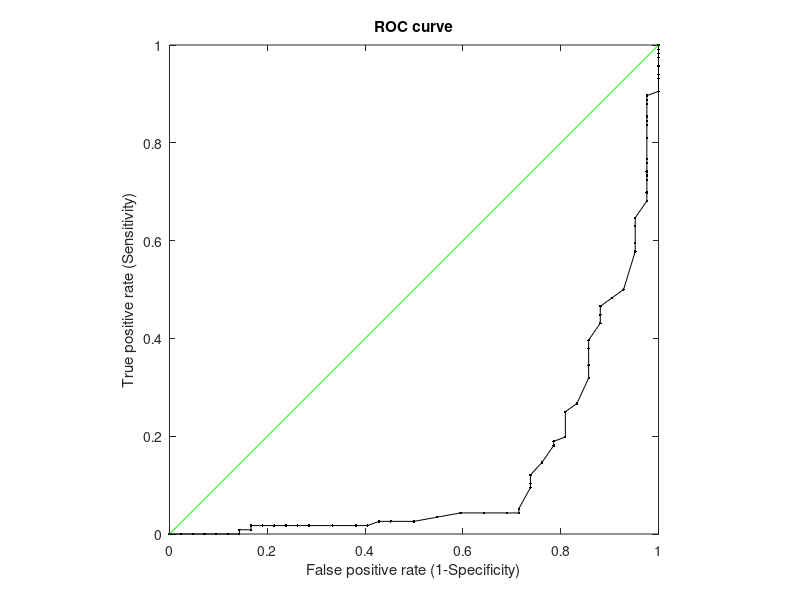

This chart was generated by the following MATLAB code:
function ROCout=rocNew(varargin)
% ROC - Receiver Operating Characteristics.
% The ROC graphs are a useful tecnique for organizing classifiers and
% visualizing their performance. ROC graphs are commonly used in medical
% decision making.
% If you have downloaded partest
% http://www.mathworks.com/matlabcentral/fileexchange/12705
% the routine will compute several data on test performance.
%
% Syntax: ROCout=roc(x,thresholds,alpha,verbose)
%
% Input: x - This is a Nx2 data matrix. The first column is the column of the data value;
%            The second column is the column of the tag: unhealthy (1) and
%            healthy (0).
%        Thresholds - If you want to use all unique values in x(:,1) 
%            then set this variable to 0 or leave it empty; 
%            else set how many unique values you want to use (min=3);
%        alpha - significance level (default 0.05)
%        verbose - if you want to see all reports and plots (0-no; 1-yes by
%        default);
%
% Output: if verbose = 1
%         the ROCplots, the sensitivity and specificity at thresholds; the Area
%         under the curve with Standard error and Confidence interval and
%         comment, Cut-off point for best sensitivity and specificity. 
%         (Optional) the test performances at cut-off point.
%         if ROCout is declared, you will have a struct:
%         ROCout.AUC=Area under the curve (AUC);
%         ROCout.SE=Standard error of the area;
%         ROCout.ci=Confidence interval of the AUC
%         ROCout.co=Cut off point for best sensitivity and sensibility
%         ROCdata.xr and ROCdata.yr points for ROC plot
%
% USING roc WITHOUT ANY DATA, IT WILL RUN A DEMO
%
%           Created by Giuseppe Cardillo
%           giuseppe.cardillo-edta@poste.it
%
% To cite this file, this would be an appropriate format:
% Cardillo G. (2008) ROC curve: compute a Receiver Operating Characteristics curve.
% http://www.mathworks.com/matlabcentral/fileexchange/19950

%Input Error handling
args=cell(varargin);
nu=numel(args);
if isempty(nu)
    error('Warning: almost the data matrix is required')
elseif nu>6
    error('Warning: Max six input data are required')
end
default.values = {[165 1;140 1;154 1;139 1;134 1;154 1;120 1;133 1;150 1;...
146 1;140 1;114 1;128 1;131 1;116 1;128 1;122 1;129 1;145 1;117 1;140 1;...
149 1;116 1;147 1;125 1;149 1;129 1;157 1;144 1;123 1;107 1;129 1;152 1;...
164 1;134 1;120 1;148 1;151 1;149 1;138 1;159 1;169 1;137 1;151 1;141 1;...
145 1;135 1;135 1;153 1;125 1;159 1;148 1;142 1;130 1;111 1;140 1;136 1;...
142 1;139 1;137 1;187 1;154 1;151 1;149 1;148 1;157 1;159 1;143 1;124 1;...
141 1;114 1;136 1;110 1;129 1;145 1;132 1;125 1;149 1;146 1;138 1;151 1;...
147 1;154 1;147 1;158 1;156 1;156 1;128 1;151 1;138 1;193 1;131 1;127 1;...
129 1;120 1;159 1;147 1;159 1;156 1;143 1;149 1;160 1;126 1;136 1;150 1;...
136 1;151 1;140 1;145 1;140 1;134 1;140 1;138 1;144 1;140 1;140 1;159 0;...
136 0;149 0;156 0;191 0;169 0;194 0;182 0;163 0;152 0;145 0;176 0;122 0;...
141 0;172 0;162 0;165 0;184 0;239 0;178 0;178 0;164 0;185 0;154 0;164 0;...
140 0;207 0;214 0;165 0;183 0;218 0;142 0;161 0;168 0;181 0;162 0;166 0;...
150 0;205 0;163 0;166 0;176 0;],0,0.05,1,'k',''};
default.values(1:nu) = args;
[x threshold alpha verbose colorName legendName] = deal(default.values{:});
if isvector(x)
    error('Warning: X must be a matrix')
end
if ~all(isfinite(x(:))) || ~all(isnumeric(x(:)))
    error('Warning: all X values must be numeric and finite')
end
x(:,2)=logical(x(:,2));
if all(x(:,2)==0)
    error('Warning: there are only healthy subjects!')
end
if all(x(:,2)==1)
    error('Warning: there are only unhealthy subjects!')
end
if nu>=2
    if isempty(threshold)
        threshold=0;
    else
        if ~isscalar(threshold) || ~isnumeric(threshold) || ~isfinite(threshold)
            error('Warning: it is required a numeric, finite and scalar THRESHOLD value.');
        end
        if threshold ~= 0 && threshold <3
            error('Warning: Threshold must be 0 if you want to use all unique points or >=2.')
        end
    end
    if nu>=3
        if isempty(alpha)
            alpha=0.05;
        else
            if ~isscalar(alpha) || ~isnumeric(alpha) || ~isfinite(alpha)
                error('Warning: it is required a numeric, finite and scalar ALPHA value.');
            end
            if alpha <= 0 || alpha >= 1 %check if alpha is between 0 and 1
                error('Warning: ALPHA must be comprised between 0 and 1.')
            end
        end
    end
    if nu==4
        verbose=logical(verbose);
    end
    
    if nu==5
        if isempty(colorName)
            colorName='k';
        end
    end
    if nu==6
        if isempty(legendName)
            legendName='ROC Curve';
        end
    end
end
clear args default nu

tr=repmat('-',1,80);
lu=length(x(x(:,2)==1)); %number of unhealthy subjects
lh=length(x(x(:,2)==0)); %number of healthy subjects
z=sortrows(x,1);
if threshold==0
    labels=unique(z(:,1));%find unique values in z
else
    K=linspace(0,1,threshold+1); K(1)=[];
    labels=quantile(unique(z(:,1)),K)';
end
ll=length(labels); %count unique value
a=zeros(ll,2); %array preallocation
ubar=mean(x(x(:,2)==1),1); %unhealthy mean value
hbar=mean(x(x(:,2)==0),1); %healthy mean value
for K=1:ll
%     if hbar<ubar
        TP=length(x(x(:,2)==1 & x(:,1)>labels(K)));
        FP=length(x(x(:,2)==0 & x(:,1)>labels(K)));
        FN=length(x(x(:,2)==1 & x(:,1)<=labels(K)));
        TN=length(x(x(:,2)==0 & x(:,1)<=labels(K)));
%     else
%         TP=length(x(x(:,2)==1 & x(:,1)<labels(K)));
%         FP=length(x(x(:,2)==0 & x(:,1)<labels(K)));
%         FN=length(x(x(:,2)==1 & x(:,1)>=labels(K)));
%         TN=length(x(x(:,2)==0 & x(:,1)>=labels(K)));
%     end
    a(K,:)=[TP/(TP+FN) TN/(TN+FP)]; %Sensitivity and Specificity
end

% if hbar<ubar
    xroc=flipud([1; 1-a(:,2); 0]); yroc=flipud([1; a(:,1); 0]); %ROC points
    labels=flipud(labels);
% else
%     xroc=[0; 1-a(:,2); 1]; yroc=[0; a(:,1); 1]; %ROC points
% end

Area=trapz(xroc,yroc); %estimate the area under the curve
%standard error of area
Area2=Area^2; 
Q1=Area/(2-Area); 
Q2=2*Area2/(1+Area);
V=(Area*(1-Area)+(lu-1)*(Q1-Area2)+(lh-1)*(Q2-Area2))/(lu*lh);
Serror=realsqrt(V);
%confidence interval
ci=Area+[-1 1].*(realsqrt(2)*erfcinv(alpha)*Serror);
if ci(1)<0; ci(1)=0; end
if ci(2)>1; ci(2)=1; end
%the best cut-off point is the closest point to (0,1)
d=realsqrt(xroc.^2+(1-yroc).^2); %apply the Pitagora's theorem
[~,J]=min(d); %find the least distance
% co=labels(J-1); %Set the cut-off point

if verbose
    %z-test
    SAUC=(Area-0.5)/Serror; %standardized area
    p=1-0.5*erfc(-SAUC/realsqrt(2)); %p-value
    %Performance of the classifier
    if Area==1
        str='Perfect test';
    elseif Area>=0.90 && Area<1
        str='Excellent test';
    elseif Area>=0.80 && Area<0.90
        str='Good test';
    elseif Area>=0.70 && Area<0.80
        str='Fair test';
    elseif Area>=0.60 && Area<0.70
        str='Poor test';
    elseif Area>=0.50 && Area<0.60
        str='Fail test';
    else
        str='Failed test - less than chance';
    end
    %display results
    disp('ROC CURVE DATA')
    disp(tr)
    fprintf('Cut-off point\t\tSensivity\tSpecificity\n')
    table=[labels'; yroc(2:end-1)'; 1-xroc(2:end-1)';]';
    fprintf('%0.4f\t\t%0.4f\t\t%0.4f\n',table')
    disp(tr)
    disp(' ')
    disp('ROC CURVE ANALYSIS')
    disp(' ')
    disp(tr)
    str2=['AUC\t\t\tS.E.\t\t\t\t' num2str((1-alpha)*100) '%% C.I.\t\t\tComment\n'];
    fprintf(str2)
    disp(tr)
    fprintf('%0.5f\t\t\t%0.5f\t\t\t%0.5f\t\t%0.5f\t\t\t%s\n',Area,Serror,ci,str)
    disp(tr)
    fprintf('Standardized AUC\t\t1-tail p-value\n')
    fprintf('%0.4f\t\t\t\t%0.6f',SAUC,p)
    if p<=alpha
        fprintf('\t\tThe area is statistically greater than 0.5\n')
    else
        fprintf('\t\tThe area is not statistically greater than 0.5\n')
    end
    disp(' ')
    
    %display graph
%     figure;
%     subplot(1,2,1)
    HR1=plot(xroc,yroc,'.-','Color',colorName);
    hold on
    HRC1=plot([0 1],[0 1],'g');
%     plot([0 1],[1 0],'g')
%     hold on
%     hold off
    xlabel('False positive rate (1-Specificity)')
    ylabel('True positive rate (Sensitivity)')
    title('ROC curve')
    axis square
    
%     subplot(1,2,2)
%     HR2=plot(1-xroc,yroc,'r.-');
%     hold on
%     plot([0 1],[0 1],'g')
%     HRC2=plot([0 1],[1 0],'k');
%     hold off
%     xlabel('True negative rate (Specificity)')
%     ylabel('True positive rate (Sensitivity)')
%     title('Mirrored ROC curve')
%     axis square
    
    %if partest.m was downloaded
%     if p<=alpha
% %         subplot(1,2,1)
%         hold on
%         HCO1=plot(xroc(J),yroc(J),'bo');
% %         hold off
% %         legend([HR1,HRC1,HCO1],'ROC curve','Random classifier','Cut-off point','Location','NorthOutside')
% %         subplot(1,2,2)
% %         hold on
% %         HCO2=plot(1-xroc(J),yroc(J),'bo');
% %         hold off
% %         legend([HR2,HRC2,HCO2],'ROC curve','Random classifier','Cut-off point','Location','NorthOutside')
%         disp(' ')
%         fprintf('Cut-off point for best Sensitivity and Specificity (blu circle in plot)= %0.4f\n',co)
% %         disp('In the ROC plot, the cut-off point is the closest to [0,1] point or, if you want, the closest to the green line')
% %         disp('Press a key to continue'); pause
% %         %table at cut-off point
% %         if hbar<ubar
% %             TP=length(x(x(:,2)==1 & x(:,1)>co));
% %             FP=length(x(x(:,2)==0 & x(:,1)>co));
% %             FN=length(x(x(:,2)==1 & x(:,1)<=co));
% %             TN=length(x(x(:,2)==0 & x(:,1)<=co));
% %         else
% %             TP=length(x(x(:,2)==1 & x(:,1)<co));
% %             FP=length(x(x(:,2)==0 & x(:,1)<co));
% %             FN=length(x(x(:,2)==1 & x(:,1)>=co));
% %             TN=length(x(x(:,2)==0 & x(:,1)>=co));
% %         end
% %         cotable=[TP FP; FN TN];
% %         disp('Table at cut-off point')
% %         disp(cotable)
% %         disp(' ')
% %         try
% %             partest(cotable)
% %         catch ME
% %             disp(ME)
% %             disp('If you want to calculate the test performance at cutoff point please download partest.m from Fex')
% %             disp('http://www.mathworks.com/matlabcentral/fileexchange/12705')
% %         end
%     end
end
% legend(HR1,legendName);
if nargout
    ROCout.AUC=Area;
%     ROCout.SAUC = SAUC;
    ROCout.SE=Serror;
    ROCout.ci=ci;
%     ROCout.co=co;
    ROCout.xr=xroc;
    ROCout.yr=yroc;
end
